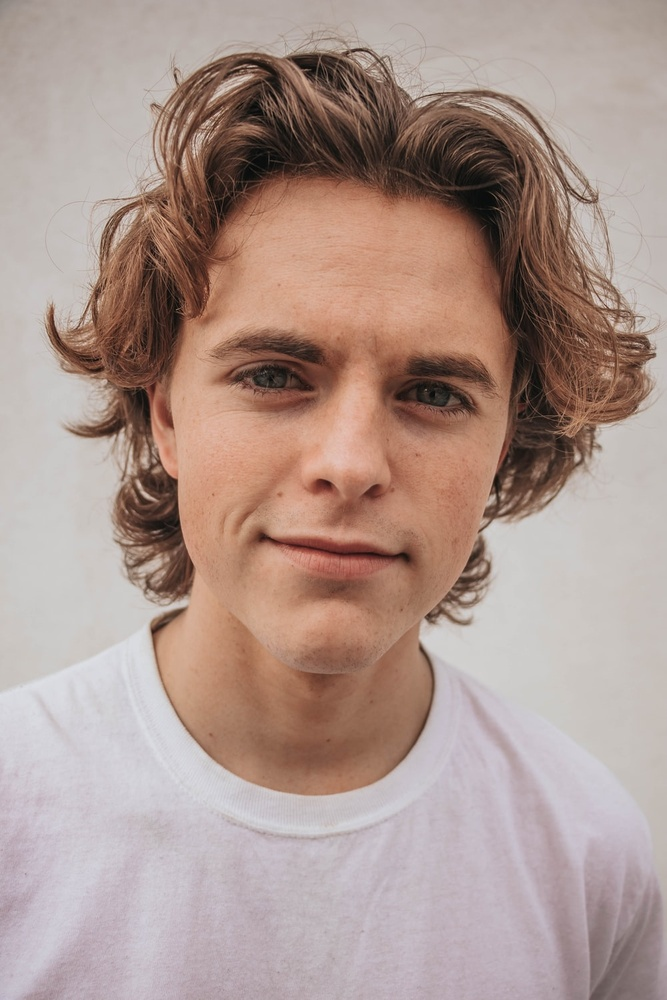
#> input picture Images/person.jpeg, 667 x 1000 px, shrunk from 1000 x 1500 before the run
$ python flipY.py
#> lines starting #> are read from the running program, lines starting #| are printed output that depends on the picture
from matplotlib import pyplot as plt
import matplotlib.image as image
import sys
import os

#Converts Image into AxesImage
img = image.imread("Images/person.jpeg")
#> img is the input picture: shape (1000, 667, 3); mean R, G, B 172.9, 150.8, 143.2

#Copy of Image for new matrix
img2 = img.copy()

#Intialize new matrix dimensions
rowmax = img2.shape[0] - 1
#> rowmax = 999
colmax = img2.shape[1] - 1
#> colmax = 666

# Iterate Through Image Matrix
for row in range(rowmax):
    for col in range(colmax):
        img2[rowmax - row][col] = img[row][col]
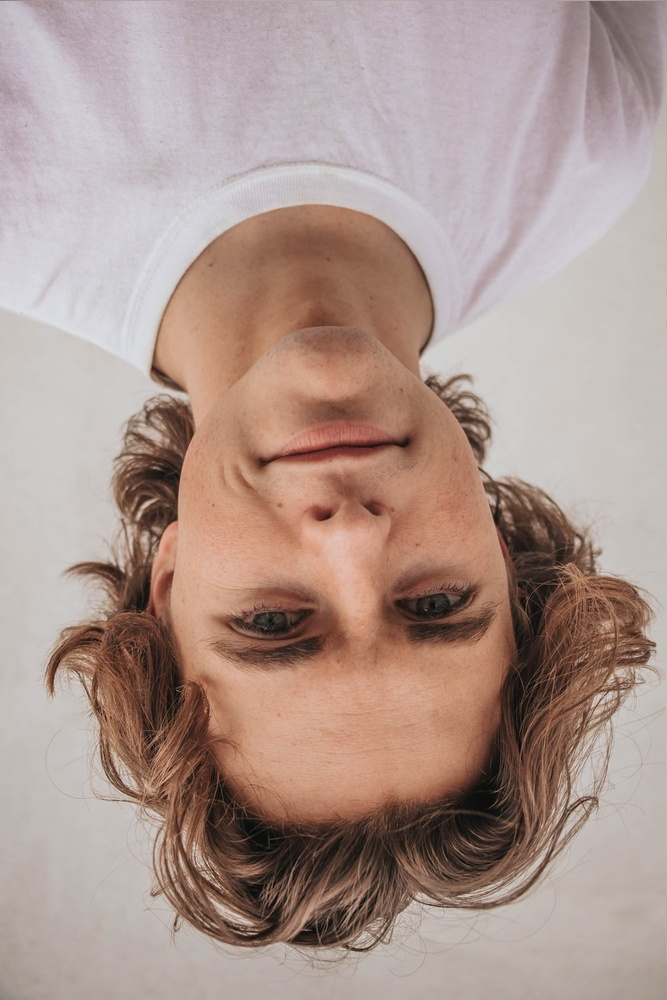
#> img2: shape (1000, 667, 3); mean R, G, B 172.9, 150.8, 143.2

#Converts AxesImage into Image and saves the new image
converted = plt.imshow(img2, interpolation='nearest')
plt.imsave("Converted/yFlip.jpeg", img2)
